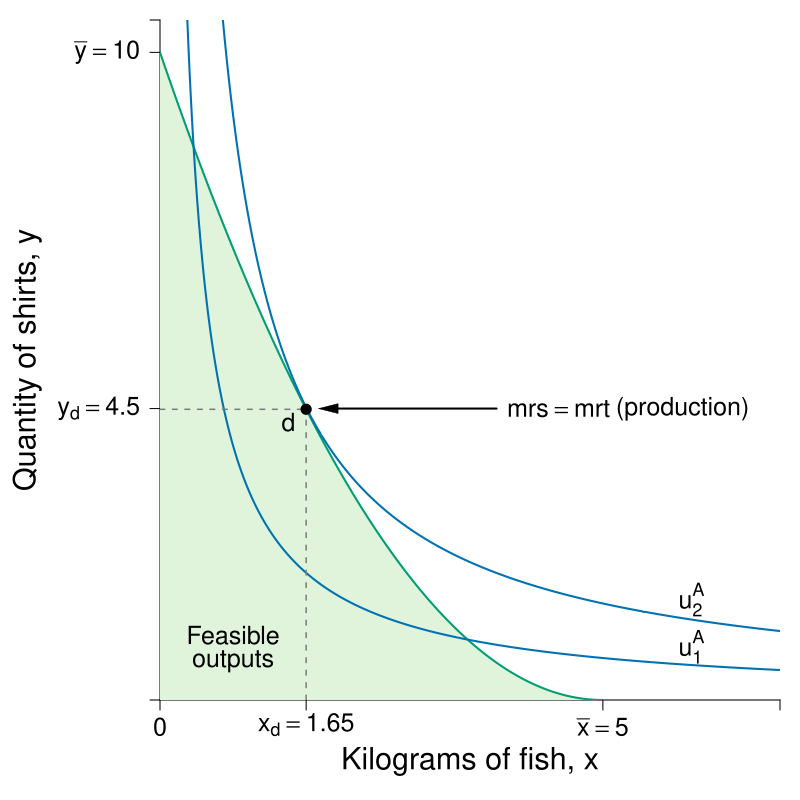

Recreate this plot in R.
#Graph Designer: Simon Halliday
#Authors: Bowles, Foley and Halliday
#Title: Coordination, Conflict and Competition: A Text in Microeconomics

require(shape)
pdf(file = "specprodexch/ppf_eos_indiff_initial.pdf", width = 8, height = 8)

#Set parameters for graphics
pointsize <- 1.8
axislabelsize <- 1.8
labelsize <- 1.5
namesize <- 1.8
annotatesize <- 1.5
graphlinewidth <- 2
segmentlinewidth <- 1.5

COL <- c("#7fc97f", "#beaed4", "#fdc086", "#ffff99", "#386cb0", "#f0027f", "#bf5b17", "#666666")
COLA <- c("#e0f3db", "#99d8c9","#66c2a4","#41ae76", "#238b45", "#005824")
COLB <- c("#4eb3d3", "#2b8cbe", "#0868ac","#084081")
grays <- gray.colors(25, start = 1, end = 0)
CBCols <- c("#009E73","#0072B2","#E69F00")

#Edited the margins to cater for the larger LHS labels
par(mar =  c(5, 8, 1, 1))

#Change this to make it log of l 

# ppf <- function(l, k = 0.5) {
#   k * (1/l)
# }

ppf <- function(fish, k = 10/25, alpha = 2, maxfish = 5) {
  k * (fish - maxfish)^alpha 
}
# 
# fishProd <- function(l, k = 0.5){
#   (-k)*l
# }
# 
# feasibleLabor <- function(l, time = 10){
#   -time - l
# }
# 
# manufactureProd <- function(l, k = 0.1, alpha = 2){
#   k * (-l)^alpha
# }

uFn <- function(x, y, alpha = 0.5){
  (x^alpha)*(y^(1-alpha))
}

budgetExchange <- function(x, yintercept = 12, slope = 1){
  yintercept - slope * x
}

xlims <- c(0, 7)
ylims <- c(0, 10.5)

npts <- 501 
x <- seq(xlims[1], xlims[2], length.out = npts)
y <- seq(ylims[1], ylims[2], length.out = npts) 
a <- c(1.8, 2.73)

plot(0, 0, xlim = xlims, ylim = ylims, type = "n",
     xlab = expression(paste("")),
     ylab = expression(paste("")), 
     xaxt = "n", 
     yaxt = "n", 
     cex.lab = axislabelsize, 
     bty = "n", 
     xaxs="i", 
     yaxs="i"
)

# ticksy <- seq(from = 0, to = ylims[2], by = 1)
# ylabels <- seq(from = 0, to = ylims[2], by = 1)
# ticksx <- seq(from = 0, to = xlims[2], by = 1)
# xlabels <- seq(from = 0, to = xlims[2], by = 1)
ticksy <- c(ylims[1], 4.5, 10, ylims[2])
ylabels <- c(NA, expression(paste(y[d]) == 4.5), expression(paste(bar(y)==10)), NA)
ticksx <- c(xlims[1], 1.65,  5, xlims[2])
xlabels <- c(0, expression(paste(x[d]) == 1.65),  expression(paste(bar(x)==5)), NA)


axis(1, at = ticksx, pos = 0, labels = xlabels, cex.axis = labelsize)
axis(2, at = ticksy, pos = 0, labels = ylabels, las = 1, cex.axis = labelsize)

npts <- 500 
xx1 <- seq(0, 5, length.out = npts)
xx2 <- seq(0, xlims[2], length.out = npts)
xx3 <- seq(xlims[1], 0, length.out = npts)
xx4 <- seq(-11, 0, length.out = npts)

#Draw the polygon for shading the feasible set
xpoly1 <- seq(from = 0, to = 5, length.out = 500)
ypoly1 <- ppf(xpoly1, k = 10/25, alpha = 2, maxfish = 5)
polygon(x = c(xpoly1, rev(xpoly1[1])), y = c(ypoly1, rev(ypoly1)[1]), col=COLA[1], density=NULL, border = NA)

#Draw the graphs
lines(xx1, ppf(xx1, k = 10/25, alpha = 2, maxfish = 5), col = CBCols[1], lwd = graphlinewidth)
#lines(xx2, budgetExchange(xx2,  yintercept = 10, slope = 1.5), col = COL[3], lwd = graphlinewidth)
#lines(xx3, feasibleLabor(xx3, time = 10), col = COL[3], lwd = graphlinewidth)
#lines(xx4, manufactureProd(xx4, k = 0.1, alpha = 2), col = COLB[4], lwd = graphlinewidth)

#Label axes
mtext(expression(paste("Kilograms of fish, ", x)), side = 1, line = 3, cex = axislabelsize)
text(-1.5, 0.5*ylims[2], expression(paste("Quantity of shirts, ", y)), xpd = TRUE, cex = axislabelsize, srt = 90) 


contour(x, y, 
        outer(x, y, uFn),
        drawlabels = FALSE,
        col = CBCols[2],
        lwd = graphlinewidth,
        levels = a, 
        xaxs="i", 
        yaxs="i", 
        add = TRUE)

#Label the indifference curves
text(6, 0.82, expression(u[1]^A), cex = labelsize)
text(6, 1.55, expression(u[2]^A), cex = labelsize)
#text(7.2, 2.6, expression(u[3]^A), cex = labelsize)

#Label point d
text(1.65 - 0.2, ppf(fish = 1.65) -0.2, expression(d), cex = labelsize)
segments(1.65, 0, 1.65, ppf(fish = 1.65), lty = 2, col = grays[20], lwd = segmentlinewidth)
segments(0, ppf(fish = 1.65), 1.65, ppf(fish = 1.65, k = 10/25, alpha = 2, maxfish = 5), lty = 2, col = grays[20], lwd = segmentlinewidth)
points(1.65, ppf(fish = 1.65), pch = 16, col = "black", cex = 1.5)

#points(5, ppf(fish = 5), pch = 16, col = "black", cex = 1.5, xpd = TRUE)

#Label point e
# text(3.4 + 0.2, budgetExchange(3.4,  yintercept = 10, slope = 1.5) +.2, expression(e), cex = labelsize)
# segments(3.4, 0, 3.4, budgetExchange(3.4,  yintercept = 10, slope = 1.5), lty = 2, col = grays[20], lwd = segmentlinewidth)
# segments(0, budgetExchange(3.4,  yintercept = 10, slope = 1.5), 3.4, budgetExchange(3.4,  yintercept = 10, slope = 1.5), lty = 2, col = grays[20], lwd = segmentlinewidth)
# points(3.4, budgetExchange(3.4,  yintercept = 10, slope = 1.5), pch = 16, col = "black", cex = 1.5)

#Label point s
# text(0.2, 10.2, expression(s), cex = labelsize)
# points(0.02, 10, pch = 16, col = "black", cex = 1.5)

#Label the feasible frontier
# text(4.5, 7.8, expression("Feasible Frontier"), cex = labelsize)
# text(4.5, 7.4, expression("(production possibilities frontier)"), cex = labelsize)
# Arrows(3.2, 7.8, 0.75, 7.8, col = "black", lty = 1, lwd = 2, arr.type = "triangle", arr.lwd = 0.5)


#Label the exchange constraint
# text(4.6, 8.5, expression("Feasible frontier when"), cex = labelsize)
# text(4.6, 8.1, expression("specializing in shirts"), cex = labelsize)
# Arrows(3.2, 8.3, 1.3, 8.3, col = "black", lty = 1, lwd = 2, arr.type = "triangle", arr.lwd = 0.5)

#Label mrt = mrs
text(4.5, 4.5, expression(paste(mrs == mrt)), cex = labelsize)
text(5.9, 4.5, expression(paste("(production)")), cex = labelsize)
Arrows(3.8, 4.5, 1.9, 4.5, col = "black", lty = 1, lwd = 2, arr.type = "triangle", arr.lwd = 0.5)

text(0.825, 1, expression("Feasible"), cex = labelsize)
text(0.825, 0.6, expression("outputs"), cex = labelsize)

dev.off()
